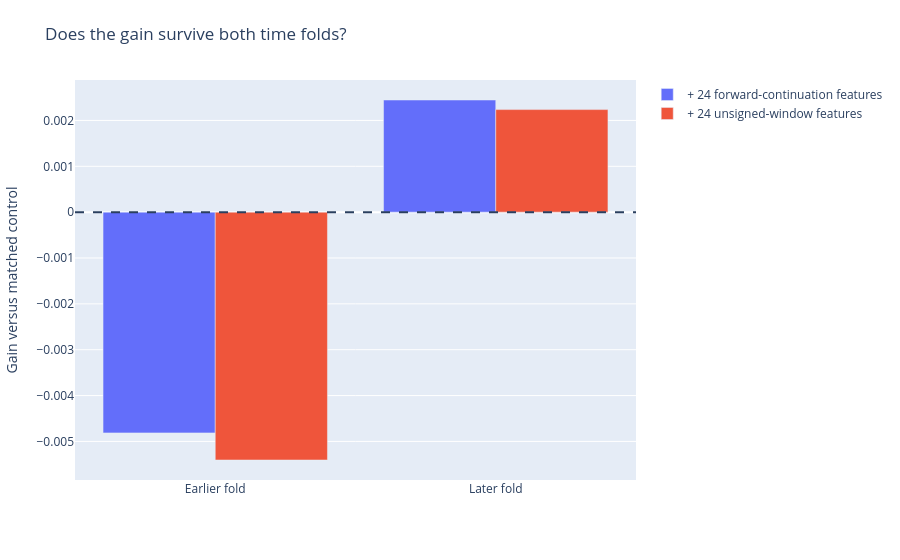

Notebook code cell kept with this figure:
### Markdown cell above
## 3 · Fold stability

### Code cell
path=ROOT/'outputs/plots/03.json'
if hashlib.sha256(path.read_bytes()).hexdigest()!=receipt['plot_hashes'][path.name]:raise ValueError('Plot checksum changed')
display({'application/vnd.plotly.v1+json':json.loads(path.read_text())},raw=True)

### Figure 1 — Plotly figure (JSON) as saved in the notebook; plotly's stock layout.template omitted (floating-point values rounded to 4 significant figures)
{"data": [{"name": "+ 24 forward-continuation features", "type": "bar", "x": ["Earlier fold", "Later fold"], "y": [-0.004814, 0.002446]}, {"name": "+ 24 unsigned-window features", "type": "bar", "x": ["Earlier fold", "Later fold"], "y": [-0.005405, 0.002237]}], "layout": {"barmode": "group", "margin": {"b": 80, "l": 65, "r": 35, "t": 80}, "shapes": [{"line": {"dash": "dash"}, "type": "line", "x0": 0, "x1": 1, "xref": "x domain", "y0": 0, "y1": 0, "yref": "y"}], "title": {"text": "Does the gain survive both time folds?"}, "yaxis": {"title": {"text": "Gain versus matched control"}}}}
